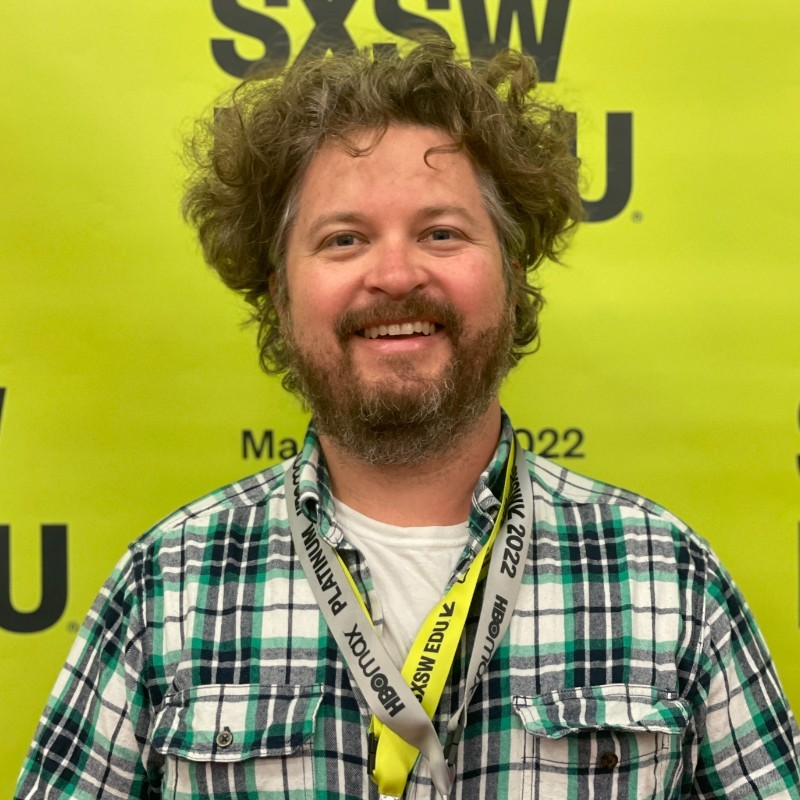
#> input picture img.jpeg, 800 x 800 px
$ python new_filter.py
#> lines starting #> are read from the running program, lines starting #| are printed output that depends on the picture
### Src/convertspace.py
#!/usr/bin/env python3
# -*- coding: utf-8 -*-
"""
Created on Mon Apr 24 15:26:51 2023

@author: simonsprouse
"""

import colorsys
from colr import color

def rgbToHsv(color):

    r = float(color[0]/255)
    g = float(color[1]/255)
    b = float(color[2]/255)

    h, s, v = colorsys.rgb_to_hsv(r, g, b)


    return [h, s, v]


def hsvToRgb(color):

    h, s, v = color

    r, g, b = colorsys.hsv_to_rgb(h, s, v)

    r = int(r*255)
    g = int(g*255)
    b = int(b*255)


    return [r, g, b]


# [6 lines left out: function rgbToBgr, not called in this run]


def blend(color1, color2, n):

#> called with n = 11
    output_list = []

    color1_hsv = rgbToHsv(color1)
    color2_hsv = rgbToHsv(color2)

    hue_gap = color2_hsv[0] - color1_hsv[0]
    hue_inc = (hue_gap/(n-1))

    sat_gap = color2_hsv[1] - color1_hsv[1]
    sat_inc = (sat_gap/(n-1))

    val_gap = color2_hsv[2] - color1_hsv[2]
    val_inc = (val_gap/(n-1))


    for i in range(n):

        start = [0,0,0]
        start[0] = color1_hsv[0]
        start[1] = color1_hsv[1]
        start[2] = color1_hsv[2]

        start[0] += hue_inc*i
        start[1] += sat_inc*i
        start[2] += val_inc*i

        end = hsvToRgb(start)

        # print(color("This text is demonstrating the blend function!", fore=[end[0], end[1], end[2]]))
        output_list.append(end)

    return output_list

color2 = [40, 120, 60]
color1 = [30, 40, 70]
n = 11

arr = blend(color1, color2, n)

### Src/new_filter.py
#!/usr/bin/env python3
# -*- coding: utf-8 -*-
"""
Created on Wed Apr  5 16:27:12 2023

@author: simonsprouse
"""

### Here's my attempt at redoing my old highschool project

import os.path
import numpy as np
import cv2
import random
from convertspace import rgbToHsv, hsvToRgb, blend, rgbToBgr


### Enter filename ###
filename_valid = False
while filename_valid == False:
    path = input("Please enter a file name: ")
    if os.path.isfile(path) == True:
        filename_valid = True
#> this loop made 1 pass; the answer given on pass 1: ../img.jpeg


### Handle file save ###
# [6 lines left out: function saveFile, not called in this run]


### Read in the image from the file path ###
original_image = cv2.imread(path, 1)
#> original_image is the input picture: shape (800, 800, 3); mean B, G, R 68.2, 153.8, 154.5
grayscale_image_simple = cv2.cvtColor(original_image, cv2.COLOR_BGR2GRAY)
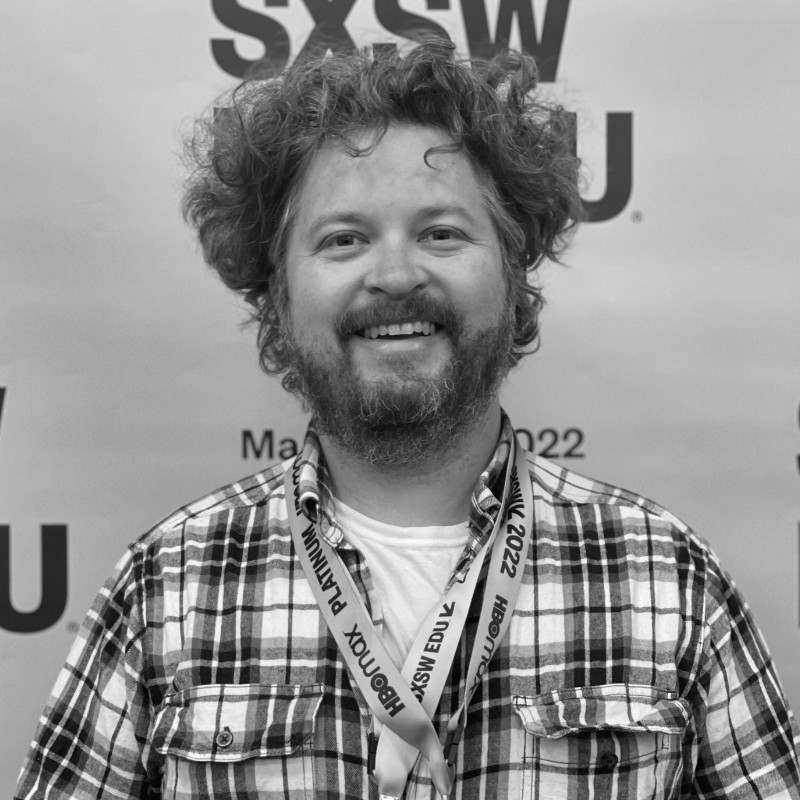
#> grayscale_image_simple: shape (800, 800); min 0, max 254, mean 144.3
grayscale_image = cv2.cvtColor(grayscale_image_simple, cv2.COLOR_GRAY2BGR)
height, width, channels = original_image.shape[:3]
#> height = 800; width = 800; channels = 3
#> (key Esc is pressed here)


def makeBins(n):
    ''' Finds pixel values which divide array into n equal subarrays '''
#> called with n = 2

    ### turn image array into 1d sorted array ###
    flat = grayscale_image_simple.flatten()
    flat = np.sort(flat)
    sorted_length = len(flat)
#> sorted_length = 640000

    ### bins here means breaks in pixle values ###
    bins = []
    for i in range(0,n):
        percentile = flat[int(i*sorted_length/n)]
        bins.append(percentile)
#> this loop made 2 passes
#> percentile on passes 1 to 2: 0, 167
#> after the loop, bins = [0, 167]

    ### find the represenative color for each bin ###
    bin_values = []
    for i in range(0,n-1):
        bin_value = flat[[(flat > bins[i]) & (flat < bins[i+1])]].mean()
        bin_values.append(bin_value)
#> after the loop, bin_values = []
    bin_value = flat[(flat > bins[n-1])].mean()
    bin_values.append(bin_value)


    return bins, bin_values


# [7 lines left out: function to3Channel, not called in this run]


'''
This bin class represents the actual bin of pixels
self.lower is the lower bound for pixel values
self.upper is the upper bound for pixel values
self.color is the color which will be used to represent the bin
'''
class bin:

    # [4 lines left out: function __init__, not called in this run]

    def printBounds(self):
        print(self.lower, ",", self.upper)

    def setColor(self, color):
        self.color = color

    # [30 lines left out: functions createMask, reColor, makeBinsList, not called in this run]


### Create Window ###
cv2.namedWindow("Original Image", cv2.WINDOW_NORMAL)
cv2.createTrackbar('Breakpoint', "Original Image", 0, 20, lambda x:None)


# Todo make this more efficient
# [72 lines left out: functions showVis, makeColorList, not called in this run]


### Initialize variables before loop ###
method = "rainbow"
compute = True
last_break = 0
customized_image = []


### Main loop ###
key_pressed = 69
while key_pressed != 27 and key_pressed != ord('s'):
    key_pressed = cv2.waitKey(300)

    shuffle = False

    ### Handle keypress ###
    if key_pressed == ord('r'):
        shuffle = True

    elif key_pressed == ord('1'):
        method = "rainbow"

    elif key_pressed == ord('2'):
        method = "blend"

    elif key_pressed == ord('3'):
        method = "random"

    elif key_pressed == ord('n'):

        if last_break + 1 <= 20:
            grayscale_break = cv2.setTrackbarPos('Breakpoint',"Original Image", last_break + 1)

    elif key_pressed == ord('b'):

        if last_break - 1 >= 0:
            grayscale_break = cv2.setTrackbarPos('Breakpoint',"Original Image", last_break - 1)

    if key_pressed == ord('s'):
        saveFile(customized_image)


    ### Retrieve trackbar info ###
    grayscale_break = cv2.getTrackbarPos('Breakpoint',"Original Image")
    number_of_splits = grayscale_break + 2


    if key_pressed != -1 or grayscale_break != last_break:
        compute = True

    last_break = grayscale_break


    ### Handle the computation
    if compute == True:

        compute = False

        """
        ---------------------
        Make the grayscale version
        ---------------------
        """
#> (the run stopped early here; a loop or call above may not have finished)
